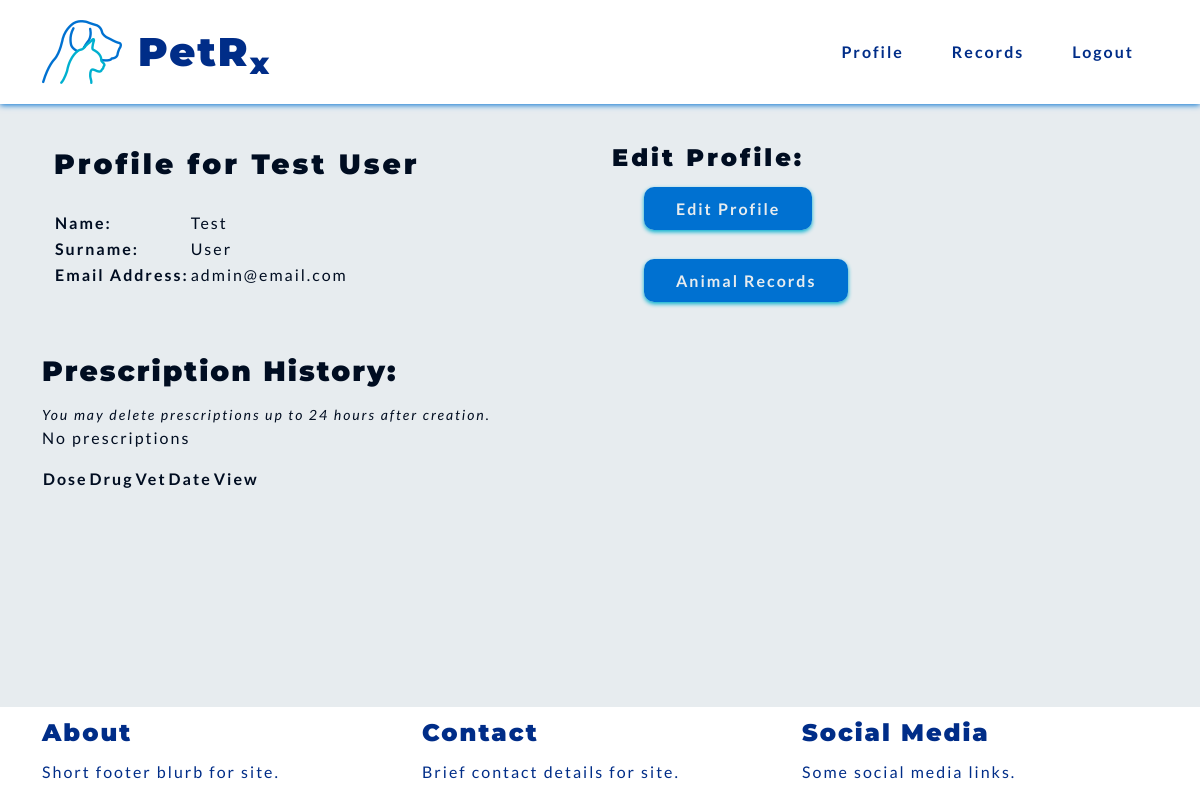
The page /profile/ (signed in) on the database its author committed.
### vetprofiles/models.py (models this page shows, shortened)
class Vet(AbstractBaseUser):
    email = models.EmailField(verbose_name="email", max_length=80, unique=True)
    first_name = models.CharField(max_length=30, blank=False)
    last_name = models.CharField(max_length=30, blank=False)
    last_login = models.DateTimeField(verbose_name='last login', auto_now=True)
    is_admin = models.BooleanField(default=False)
    is_active = models.BooleanField(default=True)
    is_staff = models.BooleanField(default=False)
    is_superuser = models.BooleanField(default=False)
    USERNAME_FIELD = 'email'
    REQUIRED_FIELDS = ['first_name', 'last_name', ]
    objects = AccountsManager()

### vetprofiles/views.py (the view)
# urls.py: path('profile/', views.profile, name='profile'),
def profile(request):
    if not request.user.is_authenticated:
        return redirect('vetprofiles:login')
    return render(request, 'vetprofiles/profile.html')

### vetprofiles/templates/vetprofiles/profile.html
{% extends 'base.html' %}
{% block content %}
<section>
    <div class="container">
        <div class="row">
            <div class="col-md-6">
                <h3 class="headings">Profile for {{ user.first_name }} {{ user.last_name }}</h3>
                <table>
                    <tr>
                        <th>Name: </th>
                        <td>{{ user.first_name }}</td>
                    </tr>
                    <tr>
                        <th>Surname: </th>
                        <td>{{ user.last_name }}</td>
                    </tr>
                    <tr>
                        <th>Email Address: </th>
                        <td>{{ user.email }}</td>
                    </tr>
                </table>
            </div>
            <div class="col-md-6">
                <div>
                    <h4 class="headings">Edit Profile:</h4>
                    <ul>
                        <li class="list-spacing">
                            <a class="pet-btns" href="{% url 'vetprofiles:edit_profile' %}">Edit Profile</a>
                        </li>
                        <li class="list-spacing">
                            <a class="pet-btns" href="{% url 'records:records' %}">Animal Records</a>
                        </li>
                    </ul>
                </div>
            </div>
        </div>
    </div>
</section>
<section hx-get="{% url 'prescriptions:vet_prescrip'%}" hx-trigger="load">
    {% include 'prescriptions/list_prescrip.html' %}
</section>
{% endblock %}

### static/css/style.css (style rules this page uses)
:root { --site-white: #e7ecef; --site-black: #000d21; --site-dark-blue: #002d88; --site-light-blue: #0071d1; --site-turquoise: #00b0cf; }
html { height: 100%; }
body { font-family: "Lato", sans-serif; color: var(--site-black); font-size: 1rem; letter-spacing: 2px; background: var(--site-white); }
h1, h2, h3, h4 { font-family: "Montserrat", "Lato", sans-serif; font-weight: 900; margin-top: 0.5em; margin-bottom: 0.5em; }
.headings { letter-spacing: 3px; margin: 1em auto; }
li { list-style: none; }
a { text-decoration: none; }
.pet-btns { background-color: var(--site-light-blue); color: var(--site-white); font-weight: 600; padding: 0.75em 2em; border-radius: 10px; box-shadow: 0 2px 4px 0 var(--site-turquoise); transition: all .2s linear; }
.list-spacing { margin-bottom: 3em; }

### rows shown on the page
Vet: first_name "Test", last_name "User", email "admin@email.com"
